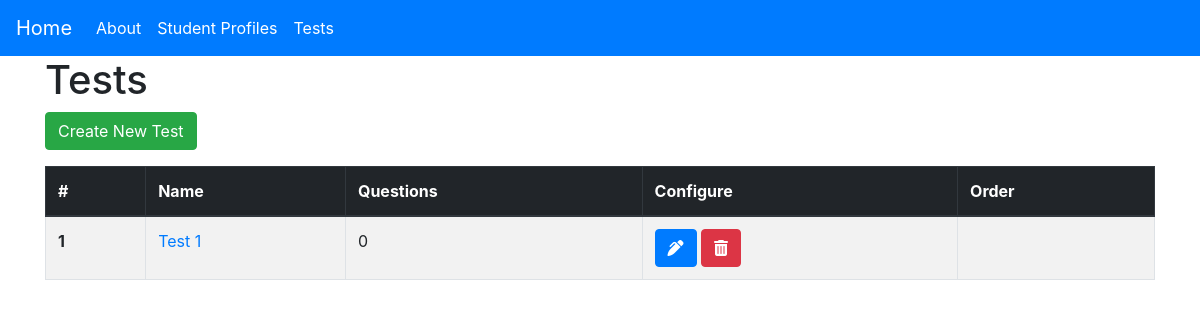
Page /tests/ on the earlier database version.
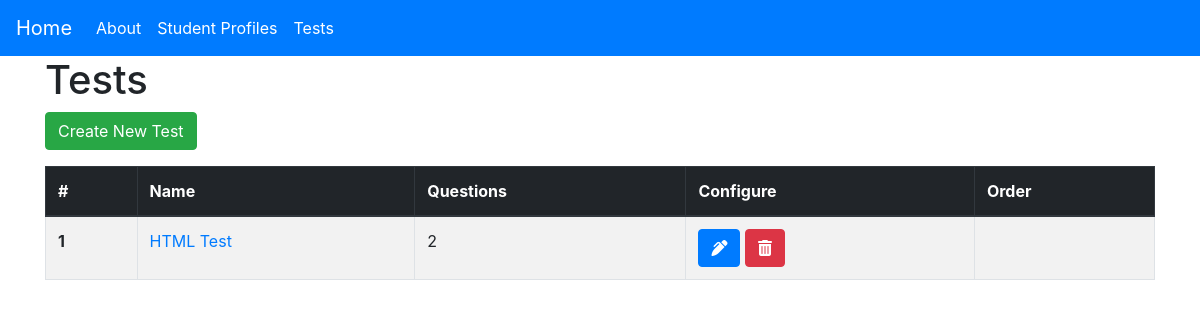
Same page on the later database version.
### main/models.py (models this page shows, shortened)
class Test(models.Model):
    test_name = models.CharField(max_length=100)
    test_directions = models.TextField(null=True)
    test_status_new = models.ManyToManyField('StudentProfile', related_name='test_status_new')
    test_status_good = models.ManyToManyField('StudentProfile', related_name='test_status_good')
    test_status_repeat = models.ManyToManyField('StudentProfile', related_name='test_status_repeat')
    test_repeat_due = models.IntegerField(default=6)
    test_status_due = models.ManyToManyField('StudentProfile', related_name='test_status_due')
    test_order = models.IntegerField(default=0)
    supporting_material = models.CharField(max_length=500, null=True)

### main/views.py (the view)
# urls.py: path('tests/', views.tests, name='tests'),
def tests(request):
    tests = Test.objects.all().order_by('test_order')
    questions = Question.objects.all()
    profiles = StudentProfile.objects.all()
    if request.method == 'POST':
        c_form = CreateTestForm(request.POST)
        u_form = UpdateTestForm(request.POST)
        if c_form.is_valid():
            c_form.save(commit=False)
            test = Test(
                test_name = c_form.cleaned_data['test_name'],
                test_directions = c_form.cleaned_data['test_directions'],
                test_order = len(Test.objects.all()),
                )
            test.save()
            for profile in profiles:
                profile.test_status_new.add(test)
                profile.save()
            messages.success(request, 'This test has been created.', extra_tags='alert alert-primary')
            return redirect('tests')
    else:
        c_form = CreateTestForm()
        u_form = UpdateTestForm()
    context = {
        'title': 'Tests',
        'tests': tests,
        'questions': questions,
        'form': c_form,
        'u_form': u_form,
        'last_test': len(Test.objects.all()) - 1,
    }
    return render(request, 'main/tests.html', context=context)

### main/templatetags/tags.py (called while the page is built)
@register.simple_tag(name='filter_questions_per_test')
def filter_questions_per_test(questions, test_id):
    questions_per_test = questions.filter(test=test_id)
    length_of_questions = len(questions_per_test)
    return length_of_questions

### main/templates/main/tests.html (shortened to what this page needs)
{% extends 'main/base.html' %}
{% load crispy_forms_tags %}
{% load tags %}
{% block content %}
<h1>Tests</h1>
<button type="button" class="btn btn-success mb-3" data-toggle="modal" data-target="#createTestModal">
    Create New Test
</button>
<table id="testsTable" class="table table-striped table-bordered">
    <thead class="thead-dark">
        <tr>
            <th scope="col">#</th>
            <th scope="col">Name</th>
            <th scope="col">Questions</th>
            <th scope="col">Configure</th>
            <th scope="col">Order</th>
        </tr>
    </thead>
    <tbody>
        {% for test in tests %}
            <tr>
                <th scope="row">{{forloop.counter}}</th>
                <td>
                    <a href="{% url 'test' test.id %}">
                        {{test.test_name}}
                    </a>
                </td>
                <td>{%filter_questions_per_test questions test.id%}</td>
                <td>
                    <button title="Update Test" type="button" class="btn btn-primary" data-toggle="modal" data-target="#updateTestModal{{forloop.counter}}">
                        <i class="fas fa-pen-alt"></i>
                    </button>
                    <button title="Delete Test" type="button" class="btn btn-danger" data-toggle="modal" data-target="#deleteTestModal{{forloop.counter}}">
                        <i class="fas fa-trash-alt"></i>
                    </button>
                </td>
                <td>
                </td>
            </tr>
        {% endfor %}
    </tbody>
</table>
{% endblock content %}

Differences in the rows shown:
removed Test: test_name "Test 1", id "0"
added Test: test_name "HTML Test", id "2"
